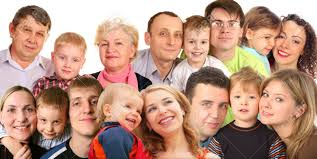
#> input picture opencv_1/caras.jpeg, 317 x 159 px, given in place of the camera
$ python Paint.py
#> lines starting #> are read from the running program, lines starting #| are printed output that depends on the picture; after the words box and inside, x2 and y2 are one past the last pixel; in counts of white or black regions, pixels touching at a corner belong together
#> further down, img is the input picture: shape (159, 317, 3); mean B, G, R 130.2, 148.2, 186.9
import cv2 as cv
import numpy as np

frame_width = 640
frame_height = 480

cap = cv.VideoCapture(0)
cap.set(3, frame_width)
cap.set(4, frame_height)
cap.set(10, 0)

colors = [[42, 80, 142, 85, 255, 255],
          [30, 82, 192, 31, 255, 255],
          [2, 195, 248, 27, 255, 255],
          [105, 146, 116, 130, 255, 255]]

color_values = [[59, 255, 131],
                [59, 229, 255],
                [0, 128, 255],
                [255, 0, 0]]

points = []


def find_color(img, colors, color_values):
    imgHSV = cv.cvtColor(img, cv.COLOR_BGR2HSV)
#> imgHSV: shape (159, 317, 3); mean H, S, V 31.5, 91.4, 188.3
    cont = 0
    new_points = []
    for color in colors:
        lower = np.array(color[0:3])
        upper = np.array(color[3:6])
        mask = cv.inRange(imgHSV, lower, upper)
        x, y = get_contours(mask)
        cv.circle(imgResult, (x, y), 10, color_values[cont], cv.FILLED)
        if x != 0 and y != 0:
            new_points.append([x, y, cont])
        cont += 1
#> this loop made 4 passes
#> contours in get_contours on passes 1 to 4: 3 contours, all with area under 20, 17 contours, all with area under 20, 2 contours, all with area under 20, 8 contours, all with area under 20
#> pass 1, in find_color, `mask = cv.inRange(imgHSV, lower, upper)`:
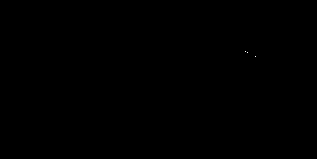
#> mask: shape (159, 317); 0.01% white in thin lines or dots, all inside (x1, y1, x2, y2) = (245, 51, 256, 57)
#> after the loop:
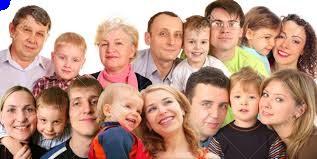
#> imgResult: shape (159, 317, 3); 0.18% of pixels changed, all inside (x1, y1, x2, y2) = (0, 0, 11, 11)
#> after the loop: mask: shape (159, 317); 0.04% white in thin lines or dots, all inside (x1, y1, x2, y2) = (44, 133, 110, 159)
#> after the loop, cont = 4; new_points = []
        # cv.imshow(str(color[0]), mask)
    return new_points


def get_contours(img):
    contours, hierarchy = cv.findContours(img, cv.RETR_EXTERNAL, cv.CHAIN_APPROX_NONE)
    x, y, w, h = 0, 0, 0, 0
    for cnt in contours:
        area = cv.contourArea(cnt)
        if area > 500:
            # cv.drawContours(imgResult, cnt, -1, (255, 0, 0), 3)
            peri = cv.arcLength(cnt, True)
            approx = cv.approxPolyDP(cnt, 0.02 * peri, True)
            x, y, w, h = cv.boundingRect(approx)
    return x + w // 2, y


def draw(points, color_values):
    for point in points:
        cv.circle(imgResult, (point[0], point[1]), 10, color_values[point[2]], cv.FILLED)


while True:
    success, img = cap.read()
    imgResult = img.copy()
    new_points = find_color(img, colors, color_values)
#> new_points = []
    if len(new_points) != 0:
        for new_point in new_points:
            points.append(new_point)
    if len(points) != 0:
        draw(points, color_values)
    cv.imshow("Result", imgResult)
    if cv.waitKey(1) & 0xFF == ord('q'):
#> (key q is pressed here)
        break

$ run again, on opencv_1/face1.jpg
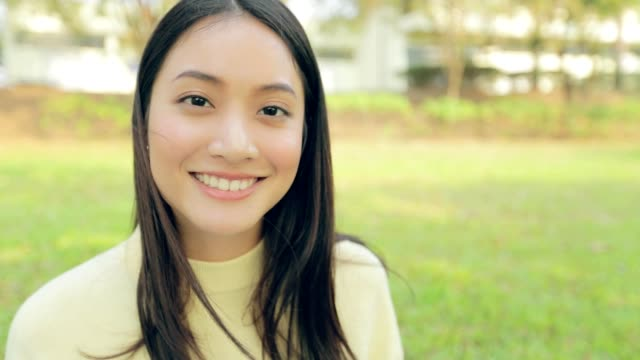
#> input picture opencv_1/face1.jpg, 640 x 360 px, given in place of the camera
#> img is the input picture: shape (360, 640, 3); mean B, G, R 132.1, 184.8, 184.4
#> imgHSV: shape (360, 640, 3); mean H, S, V 34.6, 85.8, 192.6
#> the loop in find_color, `for color in colors:` made 4 passes
#> (x, y) on passes 1 to 4: (0, 0), (388, 175), (0, 0), (0, 0)
#> pass 1, in find_color, `mask = cv.inRange(imgHSV, lower, upper)`:
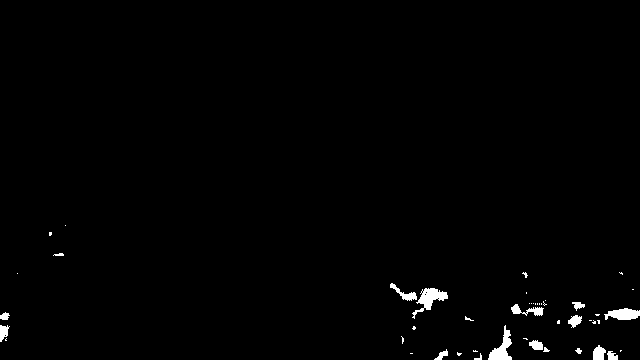
#> mask: shape (360, 640); 1% white; 47 white regions (30 under 20 px), largest, box (x1, y1, x2, y2) and area: (412, 288, 448, 319) 409, (488, 325, 512, 360) 362, (604, 308, 640, 320) 304
#> after the loop in find_color, `for color in colors:`:
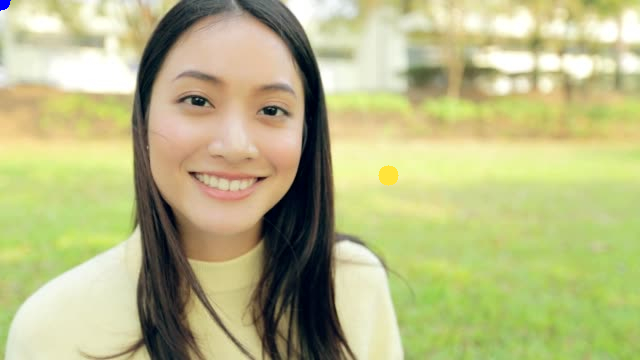
#> imgResult: shape (360, 640, 3); 0.18% of pixels changed, all inside (x1, y1, x2, y2) = (0, 0, 399, 186)
#> after the loop in find_color, `for color in colors:`: cont = 4; new_points = [[388, 175, 1]]
#> the loop `for new_point in new_points:` made 1 pass
#> the loop in draw, `for point in points:` made 1 pass
